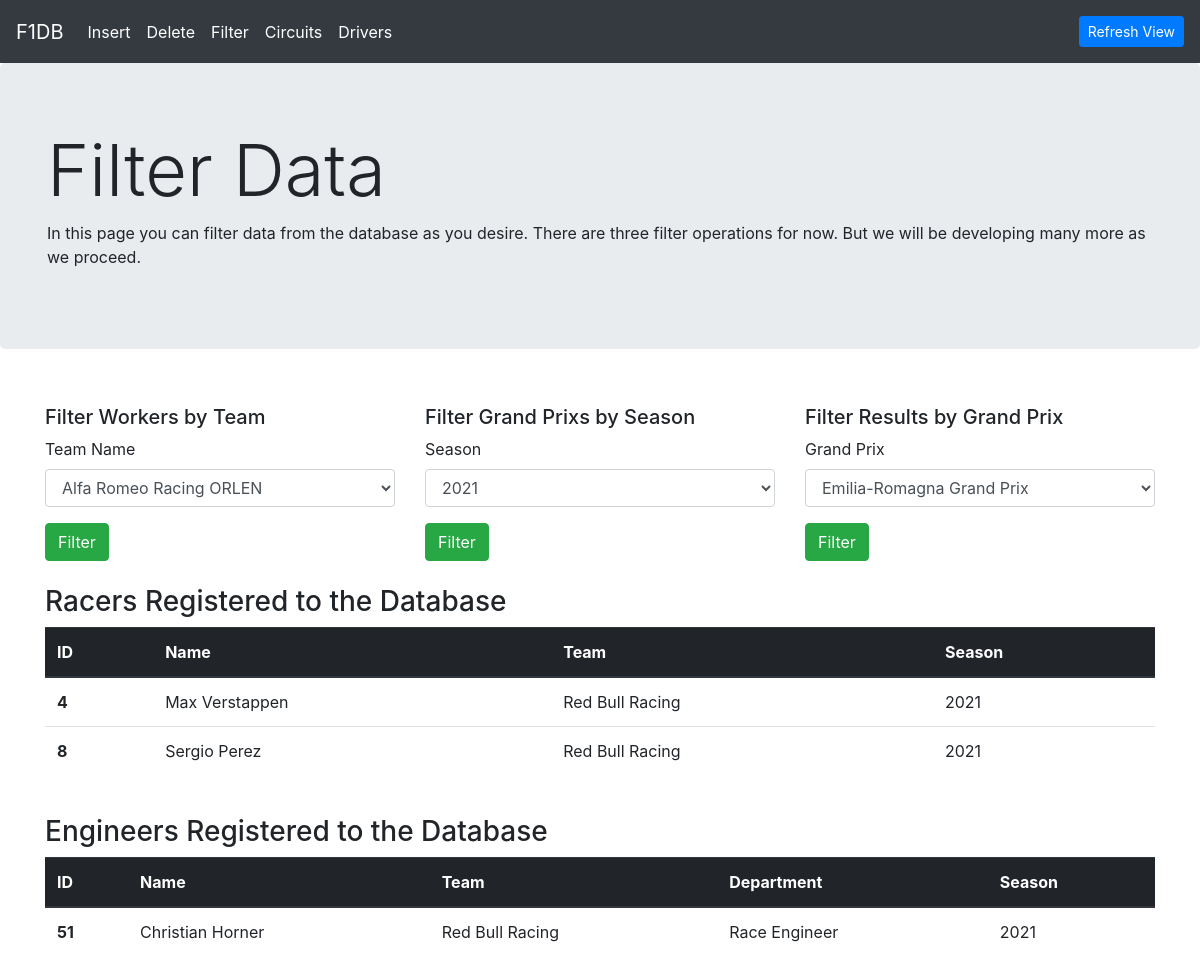
The page /f1db/filterOps.php?tid=1 on the database its author committed.
### tables this page shows
CREATE TABLE `works_for` (
  `wid` int(11) NOT NULL,
  `tid` int(11) DEFAULT NULL,
  `season` int(11) NOT NULL
);

CREATE TABLE `people` (
  `pid` int(11) NOT NULL,
  `name` varchar(20) NOT NULL
);

CREATE TABLE `teams` (
  `tid` int(10) NOT NULL,
  `teamName` varchar(40) NOT NULL
);

CREATE TABLE `engineers` (
  `eid` int(11) NOT NULL,
  `department` varchar(40) NOT NULL
);

### f1db/filterOps.php (the view, shortened to what this page needs)
<!DOCTYPE html>
<html lang="en">
<head>
    <link rel="stylesheet" href="https://maxcdn.bootstrapcdn.com/bootstrap/4.0.0/css/bootstrap.min.css">
</head>
<body>
<nav class="navbar navbar-expand-lg navbar-dark bg-dark">
        <a class="navbar-brand" href="index.php">F1DB</a>
        <div class="collapse navbar-collapse" id="navbarNavDropdown">
          <ul class="navbar-nav">
            <li class="nav-item active">
              <a class="nav-link" href="createPerson.php">Insert</a>
            </li>
            <li class="nav-item active">
              <a class="nav-link" href="deleteOps.php">Delete</a>
            </li>
            <li class="nav-item active">
              <a class="nav-link" href="filterOps.php">Filter</a>
            </li>
            <li class="nav-item active">
              <a class="nav-link" href="circuitSearch.php">Circuits</a>
            </li>
            <li class="nav-item active">
              <a class="nav-link" href="driverSearch.php">Drivers</a>
            </li>
          </ul>
        </div>
        <span class="navbar-text">
          <div class=""><button class="btn btn-primary btn-sm" onClick="window.location.reload();">Refresh View</button></div>
          </span>
      </nav>
      <div class="jumbotron">
        <div class="container">
          <h1 class="display-3">Filter Data</h1>
          <p>In this page you can filter data from the database as you desire. There are three filter operations for now. But we will be developing many more as we proceed.</p>
        </div>
      </div>
      <div class="container mt-4 my-2">
<br>
        <div class="row">
            <div class="col-sm">
            <h5>Filter Workers by Team</h5>
            <form action="filterOps.php" method="GET">
                            <div class="form-group">
                            <label for="wid">Team Name</label>
                            <select class="form-control" id="tid" name="tid">
                            <?php
                                include "config.php";
                                $sql_statement = "SELECT tid,teamName FROM teams";
                                $result = mysqli_query($db, $sql_statement);
                                while($row = mysqli_fetch_assoc($result)) {
                                $pid = $row['tid'];
                                    $name = $row['teamName'];
                                    echo "<option value=\"".$pid."\">".$name."</option>";
                                }
                                ?>
                            </select>
                            </div>
                            <button type="submit" class="btn btn-success">Filter</button>
                </form>
            </div>
            <div class="col-sm">
            <h5>Filter Grand Prixs by Season</h5>
            <form action="filterOps.php" method="GET">
                            <div class="form-group">
                            <label for="wid">Season</label>
                            <select class="form-control" id="sid" name="sid">
                            <?php
                                include "config.php";
                                $sql_statement = "SELECT season FROM seasons";
                                $result = mysqli_query($db, $sql_statement);
                                while($row = mysqli_fetch_assoc($result)) {
                                $season = $row['season'];
                                    echo "<option value=\"".$season."\">".$season."</option>";
                                }
                                ?>
                            </select>
                            </div>
                            <button type="submit" class="btn btn-success">Filter</button>
                </form>
            </div>
            <div class="col-sm">
            <h5>Filter Results by Grand Prix</h5>
            <form action="filterOps.php" method="GET">
                            <div class="form-group">
                            <label for="wid">Grand Prix</label>
                            <select class="form-control" id="gpid" name="gpid">
                            <?php
                                include "config.php";
                                $sql_statement = "SELECT gpName,gpid FROM grandprix";
                                $result = mysqli_query($db, $sql_statement);
                                while($row = mysqli_fetch_assoc($result)) {
                                $gpname = $row['gpName'];
                                $gpid = $row['gpid'];
                                    echo "<option value=\"".$gpid."\">".$gpname."</option>";
                                }
                                ?>
                            </select>
                            </div>
                            <button type="submit" class="btn btn-success">Filter</button>
                </form>
            </div>
    </div>
<br>
    <?php
if (!empty($_GET['tid'])){
    echo '<h3>Racers Registered to the Database</h3>
    <table class="table">
    <thead class="thead-dark">
      <tr>
        <th scope="col">ID</th>
        <th scope="col">Name</th>
        <th scope="col">Team</th>
        <th scope="col">Season</th>
      </tr>
    </thead><tbody>';
    $tid = $_GET['tid'];
      $sql_statement =  "SELECT * FROM works_for,drivers,teams,people WHERE works_for.wid = drivers.did AND drivers.did = people.pid AND works_for.tid = $tid and teams.tid = $tid";
      $result = mysqli_query($db, $sql_statement);
        while($row = mysqli_fetch_assoc($result)) {
            $driverID = $row['pid'];
            $driverName = $row['name'];
            $teamName = $row['teamName'];
            $season = $row['season'];
            echo "<tr>
            <th scope=\"row\">".$driverID."</th>
            <td>".$driverName."</td>
            <td>".$teamName."</td>
            <td>".$season."</td>
          </tr>";
        }
        echo '
        <table class="table">
        <thead class="thead-dark">
          <tr>
            <th scope="col">ID</th>
            <th scope="col">Name</th>
            <th scope="col">Team</th>
            <th scope="col">Department</th>
            <th scope="col">Season</th>
          </tr>
        </thead><tbody>';
        echo "<br><h3>Engineers Registered to the Database</h3>";
          $sql_statement1 =  "SELECT * FROM works_for,engineers,teams,people WHERE works_for.wid = engineers.eid AND engineers.eid = people.pid AND works_for.tid = $tid and teams.tid = $tid";
          $result1 = mysqli_query($db, $sql_statement1);
            while($row = mysqli_fetch_assoc($result1)) {
                $driverID = $row['pid'];
                $driverName = $row['name'];
                $teamName = $row['teamName'];
                $department = $row['department'];
                $season = $row['season'];
                echo "<tr>
                <th scope=\"row\">".$driverID."</th>
                <td>".$driverName."</td>
                <td>".$teamName."</td>
                <td>".$department."</td>
                <td>".$season."</td>
              </tr>";
            }
  }
?>
      </div>
</body>
</html>

### rows shown on the page
works_for: wid.pid "4", wid.name "Max Verstappen", tid.teamName "Red Bull Racing", season "2021"
works_for: wid.pid "8", wid.name "Sergio Perez", tid.teamName "Red Bull Racing", season "2021"
works_for: wid.pid "51", wid.name "Christian Horner", tid.teamName "Red Bull Racing", engineers.department "Race Engineer", season "2021"

### other values the page prints
form field tid "Alfa Romeo Racing ORLEN"
form field sid "2021"
form field gpid "Emilia-Romagna Grand Prix"
